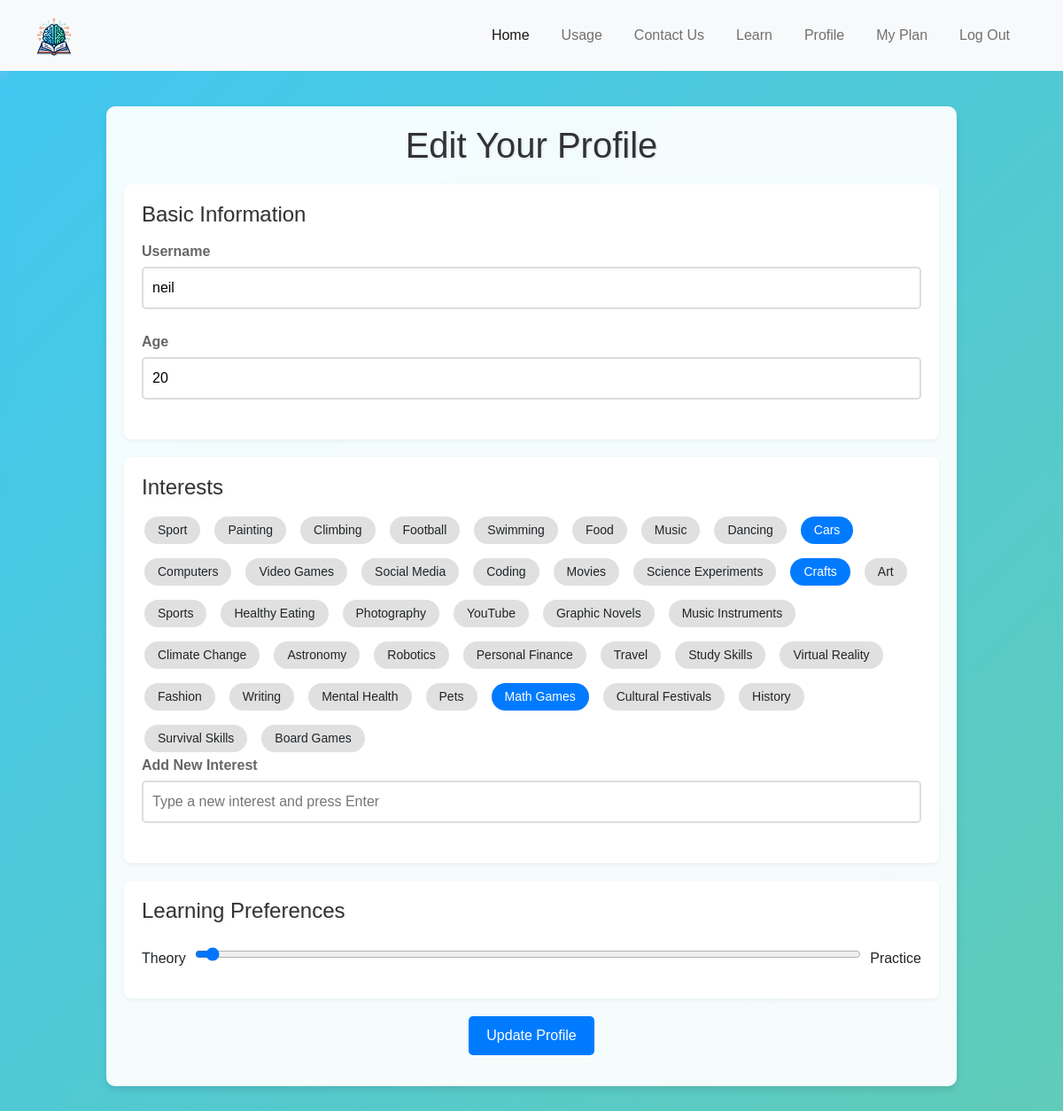
The app's page /profile (signed in), older data.
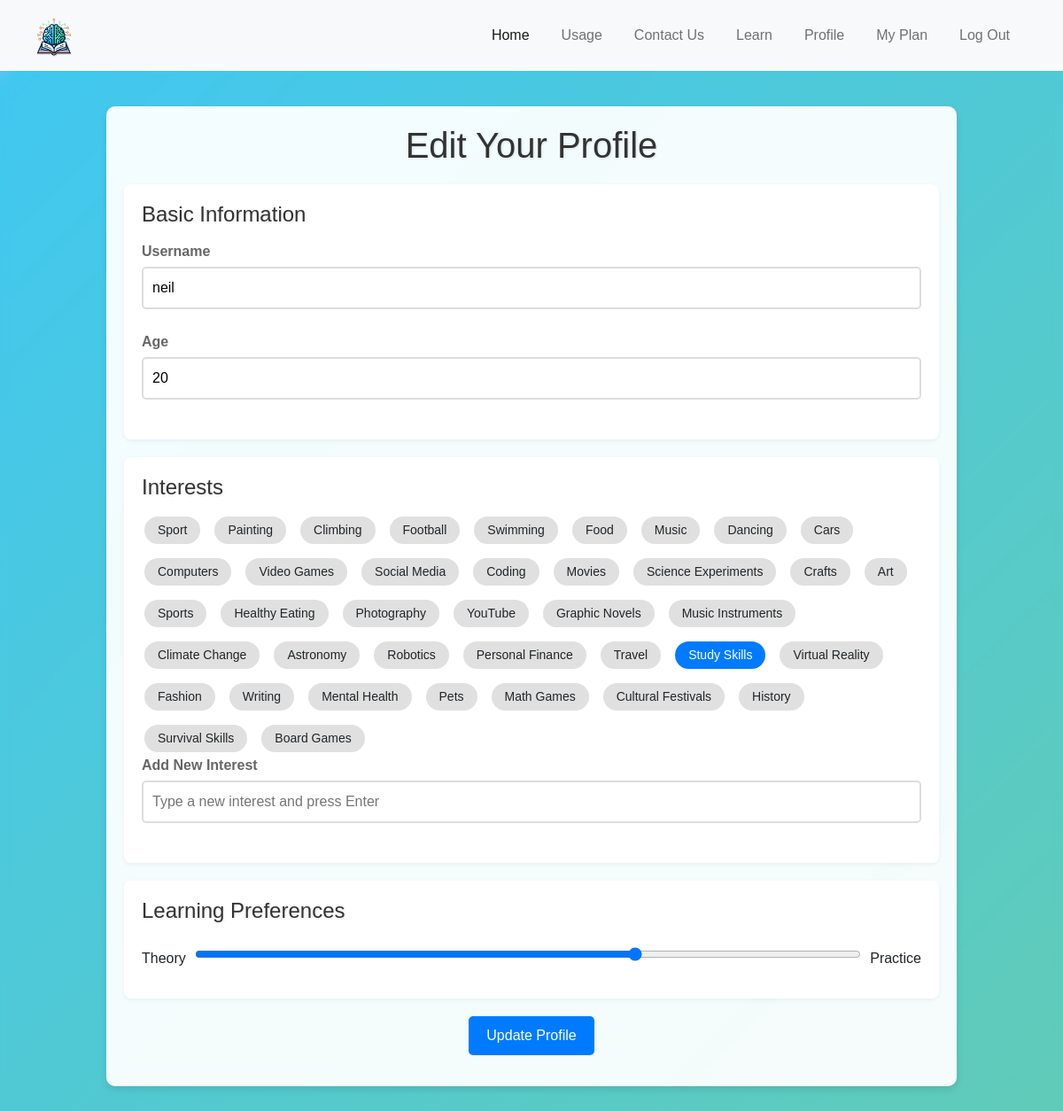
The same page, newer data.
### tables this page shows
CREATE TABLE users (
    id INTEGER PRIMARY KEY AUTOINCREMENT,
    username TEXT NOT NULL UNIQUE,
    password TEXT NOT NULL
, age INTEGER, learning_preference INTEGER, likes TEXT);

### app.py (the view)
@app.route("/profile", methods=["GET", "POST"])
@login_required
def profile():
    conn = get_db_connection("users.db")
    cursor = conn.cursor()
    if request.method == "POST":
        username = request.form['username']
        age = request.form['age']
        likes = ','.join(request.form.getlist('likes'))
        learning_preference = request.form['learning_preference']
        try:
            cursor.execute("UPDATE users SET username = ?, age = ?, likes = ?, learning_preference = ? WHERE id = ?",
                           (username, age, likes, learning_preference, session['user_id']))
            conn.commit()
            flash("Profile updated successfully", "info")
        finally:
            conn.close()
        return redirect(url_for('learn_mathematics'))
    else:
        cursor.execute("SELECT * FROM users WHERE id = ?", (session['user_id'],))
        user = dict(cursor.fetchone())
        user['likes'] = user['likes'].split(',') if user['likes'] else []
        conn.close()
        return render_template("profile.html", user=user)

### app.py (called while the page is built)
@app.after_request
def after_request(response):
    response.headers["Cache-Control"] = "no-cache, no-store, must-revalidate"
    response.headers["Expires"] = 0
    response.headers["Pragma"] = "no-cache"
    return response

### helpers.py (called while the page is built)
def login_required(f):
    @wraps(f)
    def decorated_function(*args, **kwargs):
        if session.get("user_id") is None:
            return redirect("/login")
        return f(*args, **kwargs)
    return decorated_function

def get_db_connection(db_name):
    conn = sqlite3.connect(db_name)
    conn.row_factory = sqlite3.Row  # to access columns by name
    return conn

### templates/profile.html (shortened to what this page needs)
{% extends "layout.html" %}
{% block content %}
<link rel="stylesheet" href="{{ url_for('static', filename='profile_styles.css') }}">
<div class="profile-container">
    <h1>Edit Your Profile</h1>
    <form method="POST" action="/profile" class="profile-form">
        <div class="form-section">
            <h2>Basic Information</h2>
            <div class="form-group">
                <label for="username">Username</label>
                <input type="text" id="username" name="username" value="{{ user.username }}" required>
            </div>
            <div class="form-group">
                <label for="age">Age</label>
                <input type="number" id="age" name="age" value="{{ user.age }}" required>
            </div>
        </div>
        <div class="form-section">
            <h2>Interests</h2>
            <div class="topics-container" id="topics-container">
                {% for topic in [
                    'Sport', 'Painting', 'Climbing', 'Football', 'Swimming', 'Food', 'Music', 'Dancing',
                    'Cars', 'Computers', 'Video Games', 'Social Media', 'Coding', 'Movies', 'Science Experiments',
                    'Crafts', 'Art', 'Sports', 'Healthy Eating', 'Photography', 'YouTube', 'Graphic Novels',
                    'Music Instruments', 'Climate Change', 'Astronomy', 'Robotics', 'Personal Finance', 'Travel',
                    'Study Skills', 'Virtual Reality', 'Fashion', 'Writing', 'Mental Health', 'Pets', 'Math Games',
                    'Cultural Festivals', 'History', 'Survival Skills', 'Board Games'
                ] %}
                <label class="checkbox-label" for="like_{{ topic }}">{{ topic }}</label>
            </div>
            <div class="form-group">
                <label for="new_interest">Add New Interest</label>
                <input type="text" id="new_interest" name="new_interest" placeholder="Type a new interest and press Enter">
            </div>
        </div>
        <div class="form-section">
            <h2>Learning Preferences</h2>
            <div class="learning-preference">
                <label for="learning_preference">Theory</label>
                <input type="range" id="learning_preference" name="learning_preference" min="0" max="100" value="{{ user.learning_preference }}">
                <label for="learning_preference">Practice</label>
            </div>
        </div>
        <div class="form-group">
            <button type="submit" class="btn-update">Update Profile</button>
        </div>
    </form>
</div>
{% endblock %}

### templates/layout.html (shortened to what this page needs)
<!DOCTYPE html>
<html lang="en">
    <head>
        <link href="https://cdn.jsdelivr.net/npm/bootstrap@5.1.3/dist/css/bootstrap.min.css" rel="stylesheet">
        <link href="/static/styles.css" rel="stylesheet">
    </head>
    <body>
        <nav class="navbar navbar-expand-lg navbar-light bg-light navbar-darkblue">
            <div class="container-fluid">
                <a class="navbar-brand" href="{{ url_for('index') }}">
                    <img src="{{ url_for('static', filename='images/nobackground.png') }}" alt="OpenMath Logo" style="height: 50px;">
                </a>
                <ul class="navbar-nav d-flex">
                    <li class="nav-item">
                        <a class="nav-link active" aria-current="page" href="{{ url_for('index') }}">Home</a>
                    </li>
                    <li class="nav-item">
                        <a class="nav-link" href="/usage">Usage</a>
                    </li>
                    <li class="nav-item">
                        <a class="nav-link" href="/contact">Contact Us</a>
                    </li>
                    <li class="nav-item">
                        <a class="nav-link" href="/learn">Learn</a>
                    </li>
                    <li class="nav-item">
                        <a class="nav-link" href="/profile">Profile</a>
                    </li>
                    <li class="nav-item">
                        <a class="nav-link" href="/myplan">My Plan</a>
                    </li>
                    {% if session.user_id %}
                    <li class="nav-item">
                        <a class="nav-link" href="/logout">Log Out</a>
                    </li>
                    {% endif %}
                </ul>
            </div>
        </nav>
        {% block content %}{% endblock %}
    </body>
</html>

### static/styles.css (style rules this page uses)
body, html { margin: 0; padding: 0; backdrop-filter: blur(5px); background-size: cover; }
.navbar { background-color: #092e52; padding: 10px 20px; }
.navbar-brand img { height: 40px; }
.navbar-nav { margin-left: auto; }
.navbar-darkblue { background-color: #0056b3; }
.nav-link { color: #007bff; margin-right: 20px; }

### static/profile_styles.css (style rules this page uses)
body { background: linear-gradient(-45deg, #c3d808 0%, #41c7f0 99%, #f0a9f7 100%); background-size: 400% 400%; animation: gradientBackground 15s ease infinite; font-family: 'Arial', sans-serif; margin: 0; padding: 0; }
.profile-container { max-width: 960px; margin: 40px auto; padding: 20px; background: rgba(255, 255, 255, 0.9); box-shadow: 0 4px 8px rgba(0,0,0,0.1); border-radius: 10px; position: relative; overflow: hidden; }
.profile-container::before, .profile-container::after { content: ''; position: absolute; width: 200%; height: 200%; top: -50%; left: -50%; background: rgba(255, 255, 255, 0.2); transform: rotate(45deg); z-index: -1; }
.profile-container h1 { text-align: center; color: #333; margin-bottom: 20px; font-size: 2.5em; text-shadow: 1px 1px 3px rgba(0,0,0,0.1); }
.profile-form { display: grid; grid-template-columns: 1fr; gap: 20px; }
.form-section { background: #fff; padding: 20px; border-radius: 8px; box-shadow: 0 2px 5px rgba(0,0,0,0.05); }
.form-section h2 { color: #333; margin-bottom: 15px; font-size: 1.5em; text-shadow: 1px 1px 3px rgba(0,0,0,0.1); }
.form-group { margin-bottom: 15px; }
.form-group label { display: block; margin-bottom: 5px; font-weight: bold; color: #666; }
input[type="text"], input[type="number"], input[type="range"] { width: 100%; padding: 10px; border: 2px solid #ddd; border-radius: 5px; font-size: 16px; margin-bottom: 10px; }
.checkbox-label { background: #e0e0e0; border-radius: 20px; padding: 5px 15px; cursor: pointer; display: inline-flex; align-items: center; font-size: 14px; transition: background-color 0.3s, color 0.3s; margin: 3px; }
input[type="checkbox"]:checked + .checkbox-label { background: #007bff; color: white; }
.btn-update { background-color: #007bff; border: none; padding: 10px 20px; border-radius: 5px; color: white; cursor: pointer; font-size: 16px; display: block; margin: 0 auto; }
.learning-preference { display: flex; align-items: center; gap: 10px; justify-content: space-between; }
.topics-container { display: flex; flex-wrap: wrap; gap: 10px; }

Row changes from the older to the newer data that the page shows:
changed users "neil": learning_preference "0" → "67"
